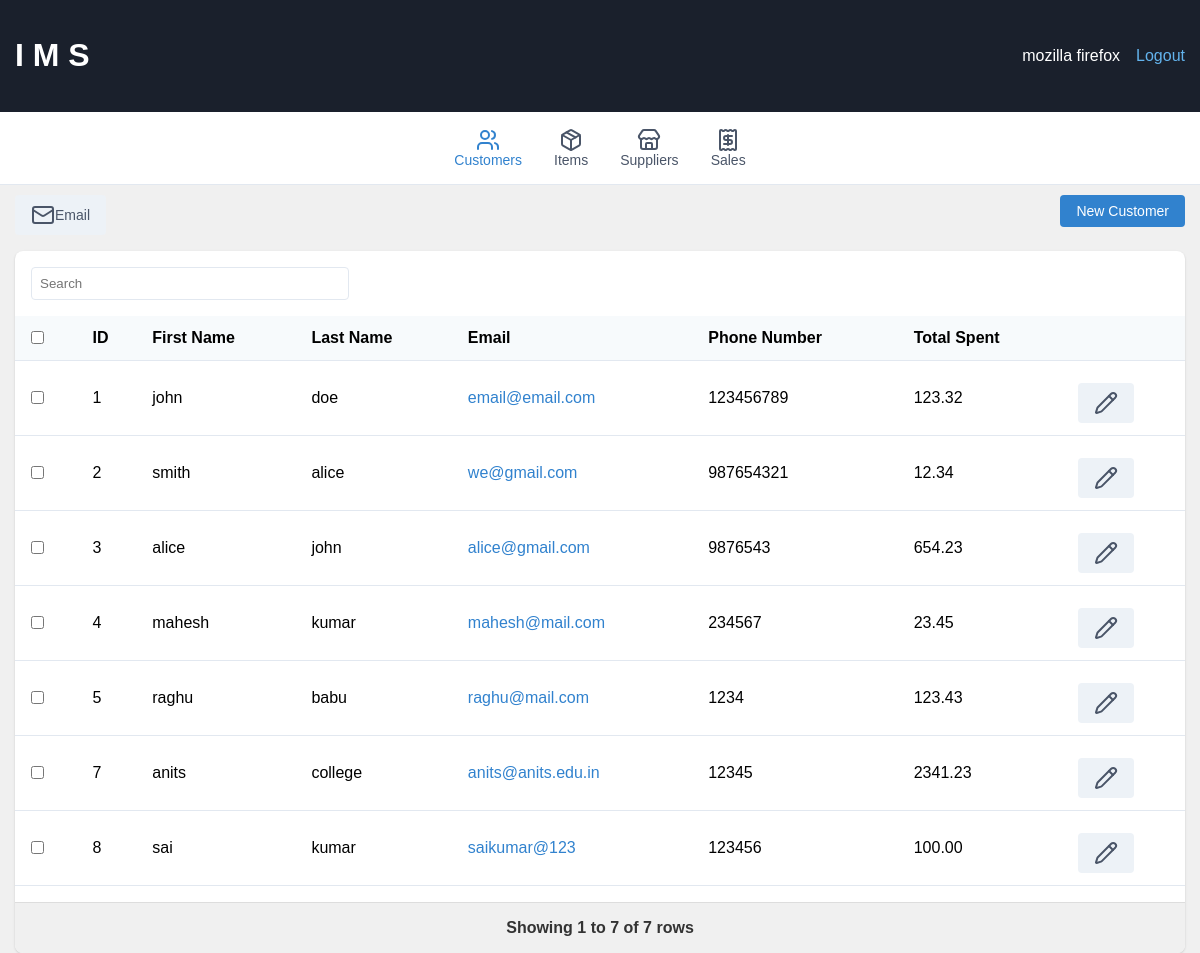
/customer.php (signed in), run on the app's committed database.
### tables this page shows
CREATE TABLE `customers` (
  `id` int(10) NOT NULL,
  `firstName` varchar(50) NOT NULL,
  `lastName` varchar(50) NOT NULL,
  `email` varchar(50) NOT NULL,
  `phone` int(20) NOT NULL,
  `total_spent` decimal(10,2) NOT NULL
);

### customer.php (the view, shortened to what this page needs)
<?php
include("connect.php");
?>
<!DOCTYPE html>
<html lang="en">
<head>
    <link rel="stylesheet" href="customer.css">
</head>
<body>
    <header>
        <div class="container">
            <h1>I M S</h1>
            <div class="user-info">
                <span>
                    <?php
                    echo isset($_SESSION['firstName']) && isset($_SESSION['lastName'])
                        ? $_SESSION['firstName'] . ' ' . $_SESSION['lastName']
                        : 'Guest';
                    ?>
                </span>
                <a href="logout.php" class="logout">Logout</a>
            </div>
        </div>
    </header>
    <nav>
        <div class="container">
            <a href="customer.php" class="nav-item active"><i data-lucide="users"></i>Customers</a>
            <a href="items.php" class="nav-item "><i data-lucide="package"></i>Items</a>
            <a href="suppliers.php" class="nav-item"><i data-lucide="store"></i>Suppliers</a>
            <a href="sales.php" class="nav-item"><i data-lucide="receipt"></i>Sales</a>
        </div>
    </nav>
    <main class="container">
        <div class="actions">
            <div>
                <button class="btn btn-secondary"><i data-lucide="mail"></i>Email</button>
            </div>
            <div>
                <a href="new_customer.php"><button class="btn btn-primary">New Customer</button></a>
            </div>
        </div>
        <div class="table-container">
            <div class="search-container">
                <input type="text" placeholder="Search" id="search-input">
            </div>
            <table>
                <thead>
                    <tr>
                        <th><input type="checkbox" id="select-all"></th>
                        <th>ID</th>
                        <th>First Name</th>
                        <th>Last Name</th>
                        <th>Email</th>
                        <th>Phone Number</th>
                        <th>Total Spent</th>
                        <th></th>
                    </tr>
                </thead>
                <tbody id="customer-table-body">
                    <?php
                    $sql = "SELECT id, firstName, lastName, email, phone, total_spent FROM customers";
                    $result = $conn->query($sql);
                    if ($result->num_rows > 0) {
                        while ($row = $result->fetch_assoc()) {
                            echo "<tr>";
                            echo "<td><input type='checkbox' class='customer-select'></td>";
                            echo "<td>" . $row["id"] . "</td>";
                            echo "<td>" . $row["firstName"] . "</td>";
                            echo "<td>" . $row["lastName"] . "</td>";
                            echo "<td>" . ($row["email"] ? "<a href='mailto:" . $row["email"] . "'>" . $row["email"] . "</a>" : "") . "</td>";
                            echo "<td>" . $row["phone"] . "</td>";
                            echo "<td>" . $row["total_spent"] . "</td>";
                            echo "<td><button class='btn btn-secondary btn-sm'><i data-lucide='pencil'></i></button></td>";
                            echo "</tr>";
                        }
                    } else {
                        echo "<tr><td colspan='8'>No records found</td></tr>";
                    }
                    ?>
                </tbody>
            </table>
            <div class="table-footer">
                <span id="table-footer-info"></span>
            </div>
        </div>
    </main>
</body>
</html>

### customer.css (style rules this page uses)
body { font-family: Arial, sans-serif; margin: 0; padding: 0; background-color: #f0f0f0; }
.container { margin-top: 200px; max-width: 1200px; margin: 0 auto; padding: 0 15px; }
header { background-color: #1a202c; color: white; padding: 1rem 0; }
header .container { display: flex; justify-content: space-between; align-items: center; }
.user-info { display: flex; gap: 1rem; }
.logout { color: #63b3ed; text-decoration: none; }
nav { background-color: white; border-bottom: 1px solid #e2e8f0; padding: 0.5rem 0; }
nav .container { display: flex; flex-wrap: wrap; justify-content: center; gap: 1rem; }
.nav-item { display: flex; flex-direction: column; align-items: center; text-decoration: none; color: #4a5568; font-size: 0.875rem; padding: 0.5rem; }
.nav-item.active { color: #3182ce; }
main { padding: 2rem 0; }
.actions { display: flex; justify-content: space-between; margin-bottom: 1rem; }
.btn { display: inline-flex; align-items: center; padding: 0.5rem 1rem; border: none; border-radius: 0.25rem; font-size: 0.875rem; cursor: pointer; transition: background-color 0.2s; }
.btn-primary { background-color: #3182ce; color: white; margin-top: 10px; }
.btn-secondary { background-color: #edf2f7; color: #4a5568; margin-top: 10px; }
.table-container { background-color: white; border-radius: 0.5rem; box-shadow: 0 1px 3px 0 rgba(0, 0, 0, 0.1), 0 1px 2px 0 rgba(0, 0, 0, 0.06); overflow: hidden; }
.search-container { padding: 1rem; }
#search-input { width: 100%; max-width: 300px; padding: 0.5rem; border: 1px solid #e2e8f0; border-radius: 0.25rem; }
table { width: 100%; border-collapse: collapse; }
th, td { text-align: left; padding: 0.75rem; border-bottom: 1px solid #e2e8f0; }
th { background-color: #f7fafc; font-weight: 600; }
td a { color: #3182ce; text-decoration: none; }
.table-footer { text-align: center; padding: 1rem; background-color: #f0f0f0; color: #333; font-weight: bold; margin-top: 1rem; border-top: 1px solid #ddd; }

### data on the page
customers: id "1", firstName "john", lastName "doe", email "email@email.com", phone "123456789", total_spent "123.32"
customers: id "2", firstName "smith", lastName "alice", email "we@gmail.com", phone "987654321", total_spent "12.34"
customers: id "3", firstName "alice", lastName "john", email "alice@gmail.com", phone "9876543", total_spent "654.23"
customers: id "4", firstName "mahesh", lastName "kumar", email "mahesh@mail.com", phone "234567", total_spent "23.45"
customers: id "5", firstName "raghu", lastName "babu", email "raghu@mail.com", phone "1234", total_spent "123.43"
customers: id "7", firstName "anits", lastName "college", email "anits@anits.edu.in", phone "12345", total_spent "2341.23"
customers: id "8", firstName "sai", lastName "kumar", email "saikumar@123", phone "123456", total_spent "100.00"

### other printed values
$_SESSION['firstName'] "mozilla"
$_SESSION['lastName'] "firefox"
